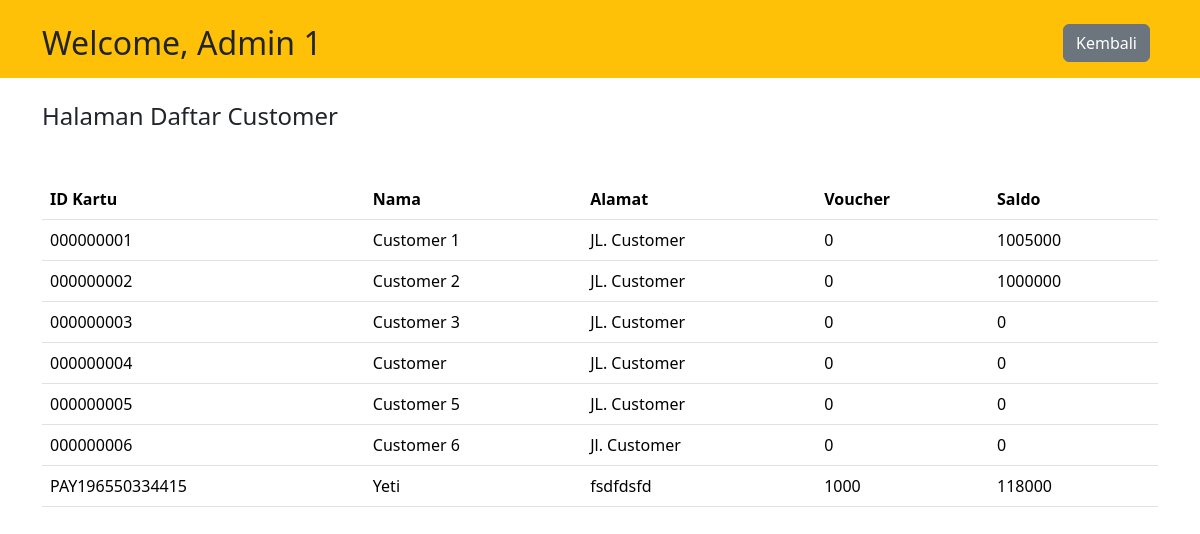
The app's page /KUDPay/public/admin/daftar_customer (signed in) with its own data.
### tables this page shows
CREATE TABLE `customer` (
  `idKartu` varchar(15) NOT NULL,
  `noRekening` varchar(12) NOT NULL,
  `nama` varchar(100) NOT NULL,
  `voucher` int(11) NOT NULL,
  `saldo` int(11) NOT NULL,
  `alamat` varchar(100) NOT NULL,
  `password` varchar(100) NOT NULL
);

### KUDPay/app/core/Controller.php (called while the page is built, shortened)
<?php
class Controller {
    public function view($view, $data = []) {
        require_once '../app/views/'. $view. '.php';
    }
    public function model($model){
        return new $model;
    }
}

### KUDPay/app/controllers/Admin.php (called while the page is built, shortened)
<?php
class Admin extends Controller{
    public function daftar_customer() {
        $data['judul'] = 'Daftar Customer';
        $data['customer'] = $this->model('customer_model')->getCustomer();
        $this->view('admin/daftar_customer', $data);
    }
}

### KUDPay/app/core/App.php (called while the page is built, shortened)
<?php
class App {
    protected $method = 'index';
    protected $params = [];
    public function __construct() {
        $url = $this ->parseURL();
        if(isset($url[0]) && file_exists('../app/controllers/'. $url[0]. '.php')){
            unset($url[0]);
        }
        $this->controller = new $this->controller;
        if(isset($url[1])){
            if(method_exists($this->controller, $url[1])){
                $this->method = $url[1];
            }
        }
        call_user_func_array([$this->controller, $this->method], $this->params);
    }
    public function parseURL(){
        if(isset($_GET['url'])){
            $url = rtrim($_GET['url'], '/') ;
            $url = filter_var($url, FILTER_SANITIZE_URL);
            $url = explode('/', $url);
            return $url;
        }
    }
}

### KUDPay/public/index.php (called while the page is built, shortened)
<?php
$app = new App;

### KUDPay/app/core/Database.php (called while the page is built, shortened)
<?php
class Database {
    private $host = DB_HOST;
    private $user = DB_USER;
    private $pass = DB_PASS;
    private $db_name = DB_NAME;
    private $dbh;
    private $stmt;
    public function __construct()
    {
        $dsn = 'mysql:host='.$this->host.';dbname='.$this->db_name;
        $option = [
            PDO::ATTR_PERSISTENT => true,
            PDO::ATTR_ERRMODE => PDO::ERRMODE_EXCEPTION,
        ];
        try {
            $this->dbh = new PDO($dsn,$this->user,$this->pass, $option);
        } catch (PDOException $e) {
            die($e->getMessage());
        }
    }
    public function query($query){
        $this->stmt = $this->dbh->prepare($query);
    }
    public function execute(){
        $this->stmt->execute();
    }
    public function resultSet(){
        $this->execute();
        return $this->stmt->fetchAll(PDO::FETCH_ASSOC);
    }
}

### KUDPay/app/models/customer_model.php (called while the page is built, shortened)
<?php
class customer_model {
    private $table = 'customer';
    private $db;
    public function __construct()
    {
        $this->db = new Database;
    }
    public function getCustomer(){
        $this->db->query('SELECT * FROM '. $this->table);
        return $this->db->resultSet();
    }
}

### KUDPay/app/views/admin/daftar_customer.php (the view)
<div class="container mt-5">
    <table class="table table-hover">
    <thead>
        <tr>
        <th scope="col">ID Kartu</th>
        <th scope="col">Nama</th>
        <th scope="col">Alamat</th>
        <th scope="col">Voucher</th>
        <th scope="col">Saldo</th>
        </tr>
    </thead>
    <tbody>
        <?php foreach($data['customer'] as $customer) : ?>
        <tr>
        <td><?php echo $customer['idKartu'];?></td>
        <td><?php echo $customer['nama'];?></td>
        <td><?php echo $customer['alamat'];?></td>
        <td><?php echo $customer['voucher'];?></td>
        <td><?php echo $customer['saldo'];?></td>
        </tr>
        <?php endforeach?>
    </tbody>
    </table>
</div>

### records on screen
customer: idKartu "000000001", nama "Customer 1", alamat "JL. Customer", voucher "0", saldo "1005000"
customer: idKartu "000000002", nama "Customer 2", alamat "JL. Customer", voucher "0", saldo "1000000"
customer: idKartu "000000003", nama "Customer 3", alamat "JL. Customer", voucher "0", saldo "0"
customer: idKartu "000000004", nama "Customer", alamat "JL. Customer", voucher "0", saldo "0"
customer: idKartu "000000005", nama "Customer 5", alamat "JL. Customer", voucher "0", saldo "0"
customer: idKartu "000000006", nama "Customer 6", alamat "Jl. Customer", voucher "0", saldo "0"
customer: idKartu "PAY196550334415", nama "Yeti", alamat "fsdfdsfd", voucher "1000", saldo "118000"

### other values on screen
$admin['nama'] "Admin 1"
$data['judul'] "Daftar Customer"
